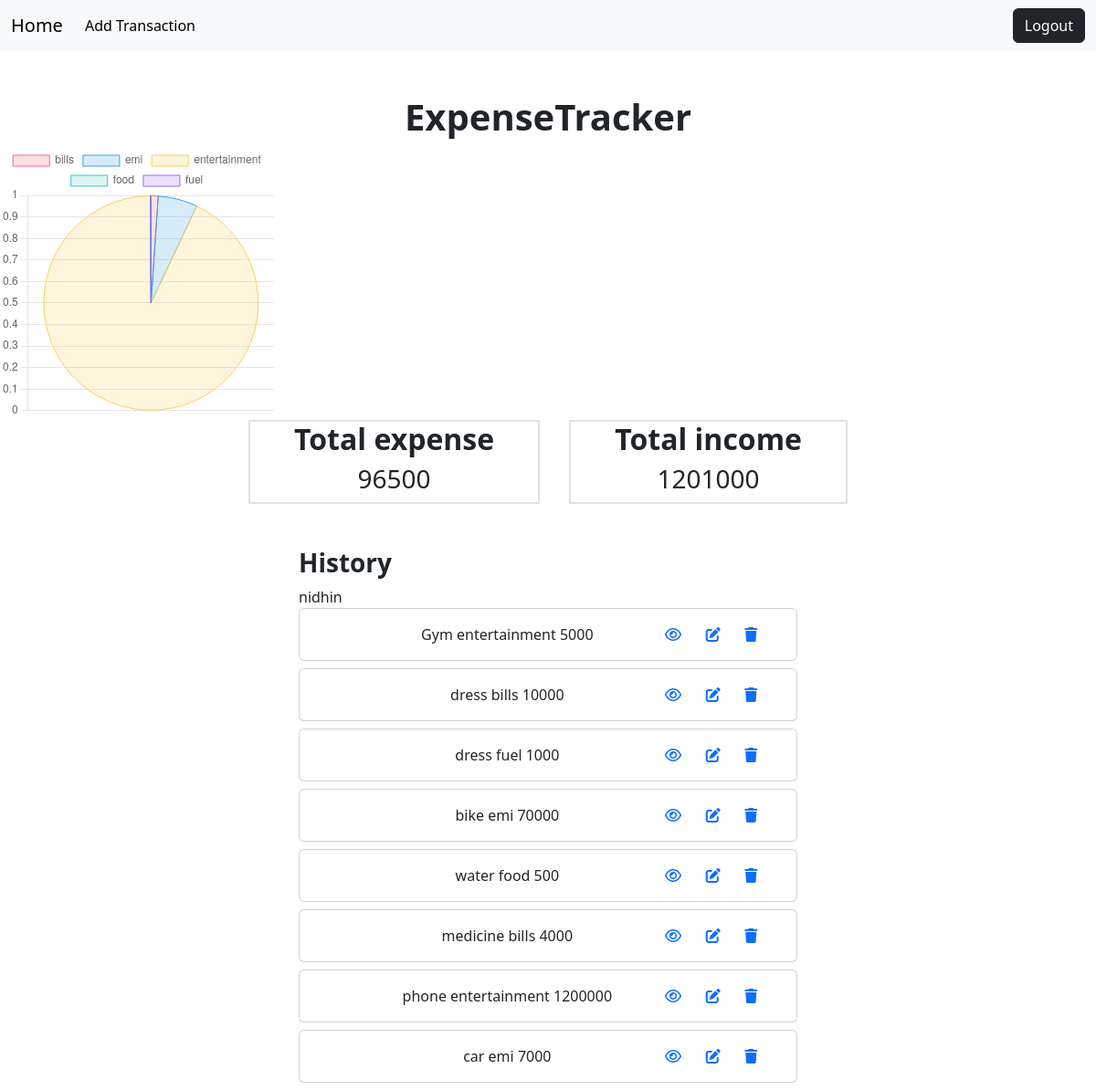
The page /transactions/all/ (signed in) on the database its author committed.
### budget/models.py (models this page shows, shortened)
class Transactions(models.Model):
    title=models.CharField(max_length=200)
    amount=models.PositiveIntegerField()
    options=(
        ("expense","expense"),
        ("income","income")
    )
    type=models.CharField(max_length=200,choices=options,default="expense")
    cat_options=(
        ("fuel","fuel"),
        ("food","food"),
        ("entertainment","entertainment"),
        ("bills","bills"),
        ("emi","emi"),
        ("miscellaneous","miscellaneous")
    )
    category=models.CharField(max_length=200,choices=cat_options,default="miscellaneous")
    created_date=models.DateTimeField(auto_now_add=True,blank=True)
    user_object=models.ForeignKey(User,on_delete=models.CASCADE)

### budget/views.py (the view)
# urls.py: path("transactions/all/",views.TransactionList.as_view(),name="transaction-list"),
@method_decorator(decs,name="dispatch")
class TransactionList(View):
    def get(self,request,*args,**kwargs):
        qs=Transactions.objects.filter(user_object=request.user)
        current_month=timezone.now().month
        current_year=timezone.now().year
        print(current_month,current_year)
        data=Transactions.objects.filter(
            created_date__month=current_month,
            created_date__year=current_year,
            user_object=request.user
        ).values("type").annotate(type_sum=Sum("amount"))
        print(data)
        cat_qs=Transactions.objects.filter(
            created_date__month=current_month,
            created_date__year=current_year,
            user_object=request.user
        ).values("category").annotate(cat_sum=Sum("amount"))
        print(cat_qs)
        return render(request,"transaction_list.html",{"data":qs,"type_total":data,"cat_data":cat_qs})

### budget/views.py (called while the page is built)
def signin_required(fn):
    def wrapper(request,*args,**kwargs):
        if not request.user.is_authenticated:
            messages.error(request,"invalid session")
            return redirect("signin")
        else:
            return fn(request,*args,**kwargs)
    return wrapper

### budget/templates/transaction_list.html (shortened to what this page needs)
{%extends 'base.html'%}
{%block main_block%}
<h1 class="text-center fw-bolder mt-5">ExpenseTracker</h1>
<div style="width: 450px; height: 300px;">
    <canvas id="categoryChart" width="200" height="200"></canvas>
</div>
<div class="container d-flex justify-content-center">
    {%for tp in type_total%}
    <div class="border border-2 mx-3 px-5 fw-bolder">
        <h2 class="fw-bolder">Total {{tp.type}}</h2>
        <h3 class="text-center">{{tp.type_sum}}</h3>
    </div>
    {%endfor%}
</div>
<div class="container">
    <div class="row mt-5">
        <div class="col-3"></div>
        <div class="col-6">
            <h3 class="fw-bold">History</h3>
            {{request.user}}
           {%for t in data%}
           <div class="card mb-2" data-aos="fade-up">
            <div class="card-body">
               <div class="row">
                <div class="col-2"></div>
                <div class="col-6 d-flex justify-content-center">
                    {{t.title}}
                    {{t.category}}
                    {{t.amount}}
                </div>
                <div class="col-4 d-flex justify-content-evenly">
                        <a href="{%url 'transaction-detail' t.id%}"><i class="fa-regular fa-eye fa-1x"></i></a>
                        <a href="{%url 'transaction-edit' t.id%}"><i class="fa-solid fa-pen-to-square fa-1x"></i></a>
                        <a href="{%url 'transaction-remove' t.id%}"><i class="fa-solid fa-trash fa-1x"></i></a>
                </div>
               </div>
            </div>
          </div>
           {%endfor%}
        </div>
        <div class="col-3"></div>
    </div>
</div>
{%endblock%}
{%block script_block%}
<script>
    var ctx = document.getElementById('categoryChart').getContext('2d');
    var categoryChart = new Chart(ctx, {
        type: 'pie',
        data: {
            labels: [{% for category in cat_data %}"{{ category.category }}",{% endfor %}],
            datasets: [{
                label: 'Category Totals',
                data: [{% for category in cat_data %}{{ category.cat_sum }},{% endfor %}],
                backgroundColor: [
                    'rgba(255, 99, 132, 0.2)',
                    'rgba(54, 162, 235, 0.2)',
                    'rgba(255, 206, 86, 0.2)',
                    'rgba(75, 192, 192, 0.2)',
                    'rgba(153, 102, 255, 0.2)',
                    'rgba(255, 159, 64, 0.2)'
                ],
                borderColor: [
                    'rgba(255, 99, 132, 1)',
                    'rgba(54, 162, 235, 1)',
                    'rgba(255, 206, 86, 1)',
                    'rgba(75, 192, 192, 1)',
                    'rgba(153, 102, 255, 1)',
                    'rgba(255, 159, 64, 1)'
                ],
                borderWidth: 1
            }]
        },
        options: {
            animation: {
                duration: 2000,
                easing: 'easeInOutQuart'
            },
            scales: {
                y: {
                    beginAtZero: true
                }
            }
        }
    });
    </script>
{%endblock%}

### budget/templates/base.html (shortened to what this page needs)
<!DOCTYPE html>
<html lang="en">
<head>
    <link href="https://cdn.jsdelivr.net/npm/bootstrap@5.3.2/dist/css/bootstrap.min.css" rel="stylesheet">
    <link rel="stylesheet" href="https://cdnjs.cloudflare.com/ajax/libs/font-awesome/6.5.1/css/all.min.css" />
    <link href="https://unpkg.com/aos@2.3.1/dist/aos.css" rel="stylesheet">
</head>
<body>
    <nav class="navbar navbar-expand-lg bg-body-tertiary">
        <div class="container-fluid">
          <a class="navbar-brand" href="{%url 'transaction-list'%}">Home</a>
          <div class="collapse navbar-collapse" id="navbarSupportedContent">
            <ul class="navbar-nav me-auto mb-2 mb-lg-0">
              <li class="nav-item">
                <a class="nav-link active" aria-current="page" href="{%url 'transaction-add'%}">Add Transaction</a>
              </li>
            </ul>
            <a href="{%url 'signout'%}" class="btn btn-dark">Logout</a>
          </div>
        </div>
      </nav>
      {%block main_block%}
      {%endblock%}
</body>
{%block script_block%}
{%endblock%}
</html>

### rows shown on the page
Transactions: title "Gym", category "entertainment", amount "5000"
Transactions: title "dress", category "bills", amount "10000"
Transactions: title "dress", category "fuel", amount "1000"
Transactions: title "bike", category "emi", amount "70000"
Transactions: title "water", category "food", amount "500"
Transactions: title "medicine", category "bills", amount "4000"
Transactions: title "phone", category "entertainment", amount "1200000"
Transactions: title "car", category "emi", amount "7000"

### other values the page prints
{{ tp.type }} "expense" "income"
{{ tp.type_sum }} "96500" "1201000"
{{ request.user }} "nidhin"
chart data {{ category.category }} bills, emi, entertainment, food, fuel
chart data {{ category.cat_sum }} 14000, 77000, 1205000, 500, 1000
